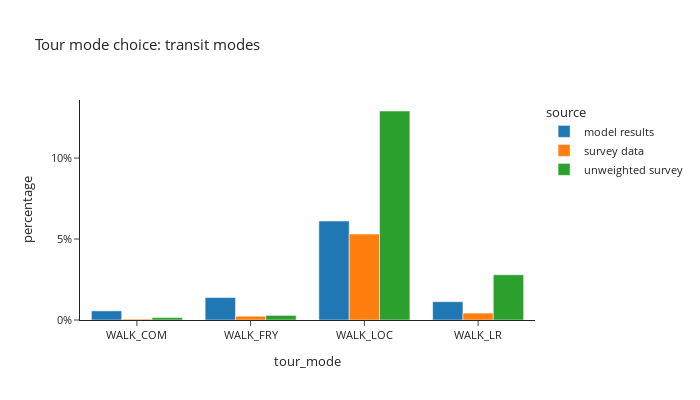

Here is the notebook cell this chart was saved with:
### Code cell
# show only transit modes
df_plot = tour_mode_data.groupby(['source','tour_mode'])['trip_weight_2017_2019'].sum().reset_index()
df_plot['percentage'] = df_plot.groupby(['source'], group_keys=False)['trip_weight_2017_2019']. \
    apply(lambda x: x / float(x.sum()))

fig = px.bar(df_plot.loc[df_plot['tour_mode'].isin(transit_modes)], x="tour_mode", y="percentage", color="source",barmode="group", template="simple_white",
             # color_discrete_sequence=config['psrc_color'],
             title="Tour mode choice: transit modes")
fig.for_each_annotation(lambda a: a.update(text = a.text.split("=")[-1]))
fig.update_layout(height=400, width=700, font=dict(size=11), yaxis=dict(tickformat=".0%"))
fig.show()

### Figure 1 — Plotly figure (JSON) as saved in the notebook; plotly's stock layout.template omitted (floating-point values rounded to 4 significant figures)
{"data": [{"alignmentgroup": "True", "hovertemplate": "source=model results<br>tour_mode=%{x}<br>percentage=%{y}<extra></extra>", "legendgroup": "model results", "marker": {"color": "#1F77B4", "pattern": {"shape": ""}}, "name": "model results", "offsetgroup": "model results", "orientation": "v", "showlegend": true, "textposition": "auto", "type": "bar", "x": ["WALK_COM", "WALK_FRY", "WALK_LOC", "WALK_LR"], "xaxis": "x", "y": [0.005627, 0.01385, 0.06114, 0.01129], "yaxis": "y"}, {"alignmentgroup": "True", "hovertemplate": "source=survey data<br>tour_mode=%{x}<br>percentage=%{y}<extra></extra>", "legendgroup": "survey data", "marker": {"color": "#FF7F0E", "pattern": {"shape": ""}}, "name": "survey data", "offsetgroup": "survey data", "orientation": "v", "showlegend": true, "textposition": "auto", "type": "bar", "x": ["WALK_COM", "WALK_FRY", "WALK_LOC", "WALK_LR"], "xaxis": "x", "y": [0.0005495, 0.002348, 0.05308, 0.004261], "yaxis": "y"}, {"alignmentgroup": "True", "hovertemplate": "source=unweighted survey<br>tour_mode=%{x}<br>percentage=%{y}<extra></extra>", "legendgroup": "unweighted survey", "marker": {"color": "#2CA02C", "pattern": {"shape": ""}}, "name": "unweighted survey", "offsetgroup": "unweighted survey", "orientation": "v", "showlegend": true, "textposition": "auto", "type": "bar", "x": ["WALK_COM", "WALK_FRY", "WALK_LOC", "WALK_LR"], "xaxis": "x", "y": [0.001492, 0.002843, 0.1291, 0.02793], "yaxis": "y"}], "layout": {"barmode": "group", "font": {"size": 11}, "height": 400, "legend": {"title": {"text": "source"}, "tracegroupgap": 0}, "title": {"text": "Tour mode choice: transit modes"}, "width": 700, "xaxis": {"anchor": "y", "domain": [0.0, 1.0], "title": {"text": "tour_mode"}}, "yaxis": {"anchor": "x", "domain": [0.0, 1.0], "tickformat": ".0%", "title": {"text": "percentage"}}}}
